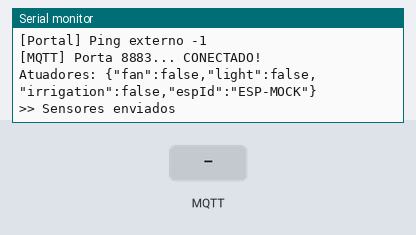
The sketch below on a simulated ESP32. Parts: the last lines printed to the serial monitor. The test bench sets the inputs (shaded band). WiFi joins after 1.5 s; servers stay silent unless stated; uploads are accepted with an empty reply; random numbers use the default seed unless the sketch sets one; no MQTT or app messages arrive unless stated.

Above: at 7.3 s.
7.4 s: MQTT message "ON" arrives on the first subscribed topic
At 8.1 s:
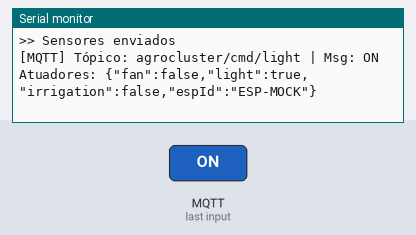
8.9 s: MQTT message "1" arrives on the first subscribed topic
At 9.4 s:
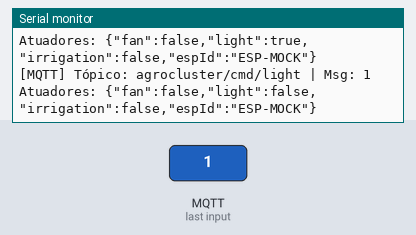
10.4 s: MQTT message "on" arrives on the first subscribed topic
At 11.5 s:
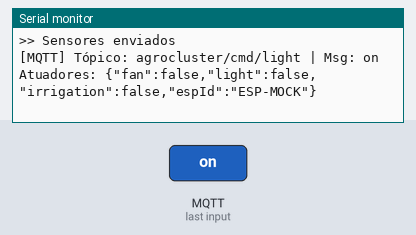
11.9 s: MQTT message "off" arrives on the first subscribed topic
At 12.4 s:
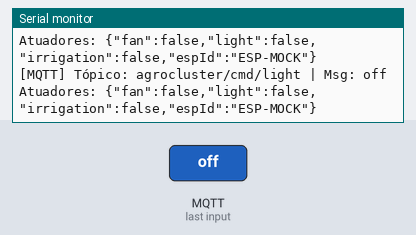
13.4 s: MQTT message "ON" arrives on the second subscribed topic
At 13.8 s:
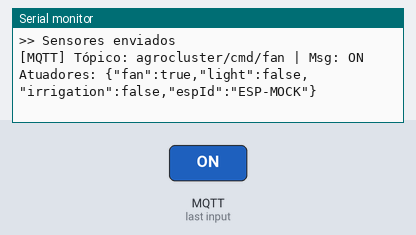
14.9 s: MQTT message "1" arrives on the second subscribed topic
At 15.11 s:
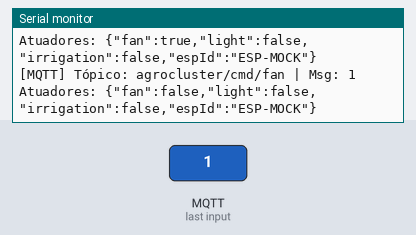

Measured:
- after the input at 7.4 s, the serial monitor: prints a new line at once (image 1)
- after the input at 8.9 s, the serial monitor: prints a new line at once (image 2)
- after the input at 10.4 s, the serial monitor: prints a new line at once (image 3)
- after the input at 11.9 s, the serial monitor: prints a new line at once (image 4)
- after the input at 13.4 s, the serial monitor: prints a new line at once (image 5)
- after the input at 14.9 s, the serial monitor: prints a new line at once (image 6)

The sketch:

MOCK_SENSORS_TEST.ino
```cpp
#include <WiFi.h>
#include <HTTPClient.h>
#include <WiFiClientSecure.h>
#include <PubSubClient.h>

// ======================================
// CREDENCIAIS
// ======================================
const char* wifi_ssid       = "IF-CampusMuz";
const char* wifi_password   = "";
const char* portal_user     = "08873442676";
const char* portal_password = "ifsuldeminas";
const char* mqtt_server     = "6187843070b544d6898bf05b65b41a6e.s1.eu.hivemq.cloud";
const char* mqtt_user       = "Agro_Cluster";
const char* mqtt_password   = "Agrocluster123";

// ======================================
// TÓPICOS MQTT
// ======================================
const char* topic_bme280    = "agrocluster/sensors/bme280";
const char* topic_lux       = "agrocluster/sensors/lux";
const char* topic_actuators = "agrocluster/actuators";
const char* cmd_light       = "agrocluster/cmd/light";
const char* cmd_fan         = "agrocluster/cmd/fan";
const char* cmd_irrigation  = "agrocluster/cmd/irrigation";

// ======================================
// INSTÂNCIAS
// ======================================
WiFiClientSecure espClient;
PubSubClient mqttClient(espClient);

// ======================================
// ESTADO DA MÁQUINA DE RECONEXÃO
// ======================================
enum ConexaoState {
  WIFI_CONECTANDO,
  PORTAL_LOGIN,
  MQTT_CONECTANDO,
  OPERACIONAL,
  AGUARDANDO
};

ConexaoState estadoConexao = WIFI_CONECTANDO;

unsigned long tUltimaAcao     = 0;
unsigned long tUltimoSensor   = 0;
unsigned long tUltimoWifiCheck = 0;
unsigned long tUltimoPortal   = 0;

const unsigned long WIFI_TIMEOUT_MS    = 15000;
const unsigned long MQTT_RETRY_MS      = 5000;
const unsigned long WIFI_CHECK_MS      = 10000;
const unsigned long SENSOR_INTERVAL_MS = 3000;
const unsigned long PORTAL_REFRESH_MS  = 15000;
const unsigned long AGUARDO_RETRY_MS   = 30000;

bool state_light      = false;
bool state_fan        = false;
bool state_irrigation = false;

// ======================================
// FUNÇÕES AUXILIARES
// ======================================
void publishActuatorsState() {
  String payload = "{";
  payload += "\"fan\":"        + String(state_fan        ? "true" : "false") + ",";
  payload += "\"light\":"      + String(state_light      ? "true" : "false") + ",";
  payload += "\"irrigation\":" + String(state_irrigation ? "true" : "false") + ",";
  payload += "\"espId\":\"ESP-MOCK\"";
  payload += "}";
  mqttClient.publish(topic_actuators, payload.c_str());
  Serial.println("Atuadores: " + payload);
}

void mqttCallback(char* topic, byte* payload, unsigned int length) {
  String message;
  for (unsigned int i = 0; i < length; i++) message += (char)payload[i];

  Serial.printf("[MQTT] Tópico: %s | Msg: %s\n", topic, message.c_str());

  if (String(topic) == cmd_light)      state_light      = (message == "ON");
  else if (String(topic) == cmd_fan)   state_fan        = (message == "ON");
  else if (String(topic) == cmd_irrigation) state_irrigation = (message == "ON");

  publishActuatorsState();
}

void loginPortal() {
  if (WiFi.status() != WL_CONNECTED) return;
  WiFiClient client;
  HTTPClient http;
  http.begin(client, "http://10.12.192.1:8002/index.php?zone=ifcampusmuz");
  http.addHeader("Content-Type", "application/x-www-form-urlencoded");
  String postData = "auth_user=" + String(portal_user)
                  + "&auth_pass=" + String(portal_password)
                  + "&redirurl=https://www.muz.ifsuldeminas.edu.br&accept=Entrar";
  int code = http.POST(postData);
  Serial.printf("[Portal] Login HTTP %d\n", code);
  http.end();

  // Ping externo: mantem a sessao do portal viva
  HTTPClient ping;
  ping.begin(client, "http://clients3.google.com/generate_204");
  int pingCode = ping.GET();
  ping.end();
  Serial.printf("[Portal] Ping externo %d\n", pingCode);
}

void enviarSensores() {
  float mock_temp = 20.0 + random(0, 100) / 10.0;
  int   mock_hum  = random(40, 70);
  int   mock_pres = random(1000, 1015);

  String payload_bme = "{\"temperature\":" + String(mock_temp, 2)
                     + ",\"humidity\":"    + String(mock_hum)
                     + ",\"pressure\":"    + String(mock_pres)
                     + ",\"espId\":\"ESP-MOCK-BME\"}";
  mqttClient.publish(topic_bme280, payload_bme.c_str());

  int mock_lux = random(0, 1000);
  String payload_lux = "{\"lux\":"   + String(mock_lux)
                     + ",\"state\":\"" + String(mock_lux > 150 ? "DAY" : "NIGHT") + "\""
                     + ",\"espId\":\"ESP-MOCK-LUX\"}";
  mqttClient.publish(topic_lux, payload_lux.c_str());

  Serial.println(">> Sensores enviados");
}

// ======================================
// SETUP
// ======================================
void setup() {
  Serial.begin(115200);
  espClient.setInsecure();
  espClient.setHandshakeTimeout(10);
  mqttClient.setCallback(mqttCallback);

  Serial.println("\n=== AGRO CLUSTER - INICIANDO ===");

  // Inicia WiFi sem bloquear
  WiFi.mode(WIFI_STA);
  WiFi.begin(wifi_ssid, wifi_password);
  tUltimaAcao = millis();
  estadoConexao = WIFI_CONECTANDO;
  Serial.println("[WiFi] Conectando...");
}

// ======================================
// LOOP — MÁQUINA DE ESTADOS
// ======================================
void loop() {
  unsigned long agora = millis();

  switch (estadoConexao) {

    // ----------------------------------
    case WIFI_CONECTANDO:
      if (WiFi.status() == WL_CONNECTED) {
        Serial.printf("\n[WiFi] Conectado! IP: %s\n", WiFi.localIP().toString().c_str());
        estadoConexao = PORTAL_LOGIN;
        tUltimaAcao = agora;
      }
      else if (agora - tUltimaAcao > WIFI_TIMEOUT_MS) {
        // Timeout: reinicia tentativa sem travar
        Serial.println("\n[WiFi] Timeout, reiniciando...");
        WiFi.disconnect(true);
        delay(100);
        WiFi.begin(wifi_ssid, wifi_password);
        tUltimaAcao = agora;
      }
      break;

    // ----------------------------------
    case PORTAL_LOGIN:
      loginPortal();
      mqttClient.setServer(mqtt_server, 8883);
      estadoConexao = MQTT_CONECTANDO;
      tUltimaAcao = agora;
      break;

    // ----------------------------------
    case MQTT_CONECTANDO:
      if (agora - tUltimaAcao < MQTT_RETRY_MS) break;

      {
        String clientId = "ESP32Mock-" + String(random(0xffff), HEX);
        Serial.print("[MQTT] Porta 8883... ");

        if (mqttClient.connect(clientId.c_str(), mqtt_user, mqtt_password)) {
          Serial.println("CONECTADO!");
          mqttClient.subscribe(cmd_light);
          mqttClient.subscribe(cmd_fan);
          mqttClient.subscribe(cmd_irrigation);
          publishActuatorsState();
          estadoConexao = OPERACIONAL;
        } else {
          Serial.printf("falhou (err %d)\n", mqttClient.state());
          tUltimaAcao = agora;
        }
      }
      break;

    // ----------------------------------
    case OPERACIONAL:
      // Checa WiFi periodicamente
      if (agora - tUltimoWifiCheck > WIFI_CHECK_MS) {
        tUltimoWifiCheck = agora;
        if (WiFi.status() != WL_CONNECTED) {
          Serial.println("[WiFi] Caiu! Reconectando...");
          mqttClient.disconnect();
          WiFi.disconnect(true);
          delay(100);
          WiFi.begin(wifi_ssid, wifi_password);
          tUltimaAcao = agora;
          estadoConexao = WIFI_CONECTANDO;
          break;
        }
      }

      // Renova sessaoo do portal a cada 20s
      if (agora - tUltimoPortal > PORTAL_REFRESH_MS) {
        tUltimoPortal = agora;
        loginPortal();
      }

      // Checa MQTT
      if (!mqttClient.connected()) {
        Serial.println("[MQTT] Desconectado! Aguardando internet voltar...");
        mqttClient.disconnect();
        estadoConexao = AGUARDANDO;
        tUltimaAcao = 0;
        break;
      }

      mqttClient.loop();

      // Envia sensores a cada 5s
      if (agora - tUltimoSensor > SENSOR_INTERVAL_MS) {
        tUltimoSensor = agora;
        enviarSensores();
      }
      break;

    case AGUARDANDO:
      // WiFi caiu? Reconecta
      if (WiFi.status() != WL_CONNECTED) {
        Serial.println("[WiFi] Caiu! Reconectando...");
        WiFi.disconnect(true);
        delay(100);
        WiFi.begin(wifi_ssid, wifi_password);
        estadoConexao = WIFI_CONECTANDO;
        tUltimaAcao = agora;
        break;
      }

      // A cada 30s verifica se internet voltou
      if (agora - tUltimaAcao > AGUARDO_RETRY_MS) {
        tUltimaAcao = agora;
        WiFiClient c;
        HTTPClient h;
        h.begin(c, "http://clients3.google.com/generate_204");
        int ping = h.GET();
        h.end();
        Serial.printf("[Aguardo] Ping internet: %d\n", ping);

        if (ping == 204) {
          Serial.println("[Aguardo] Internet voltou! Reautenticando...");
          estadoConexao = PORTAL_LOGIN;
        }
      }
      break;
  }
}
```
